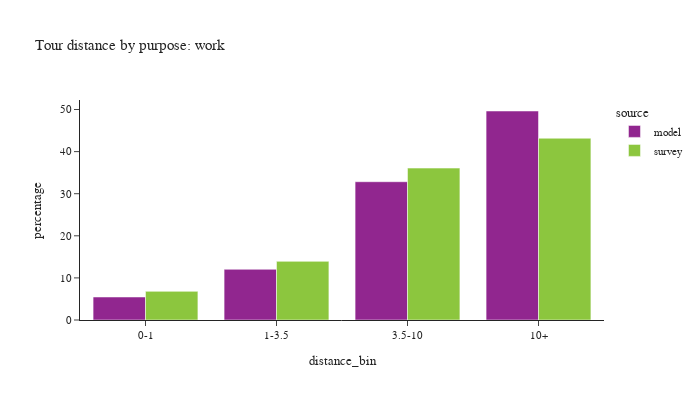

Notebook cell for this chart:
### Code cell
plot_bins(tour, tour['pdpurp'] == 1, 'work')

### Figure 1 — Plotly figure (JSON) as saved in the notebook; plotly's stock layout.template omitted (floating-point values rounded to 4 significant figures)
{"data": [{"alignmentgroup": "True", "customdata": [[76403], [168425], [459425], [694385]], "hovertemplate": "source=model<br>distance_bin=%{x}<br>percentage=%{y}<br>sample count=%{customdata[0]}<extra></extra>", "legendgroup": "model", "marker": {"color": "#91268F", "pattern": {"shape": ""}}, "name": "model", "offsetgroup": "model", "orientation": "v", "showlegend": true, "textposition": "auto", "type": "bar", "x": ["0-1", "1-3.5", "3.5-10", "10+"], "xaxis": "x", "y": [5.463, 12.04, 32.85, 49.65], "yaxis": "y"}, {"alignmentgroup": "True", "customdata": [[294], [551], [836], [787]], "hovertemplate": "source=survey<br>distance_bin=%{x}<br>percentage=%{y}<br>sample count=%{customdata[0]}<extra></extra>", "legendgroup": "survey", "marker": {"color": "#8CC63E", "pattern": {"shape": ""}}, "name": "survey", "offsetgroup": "survey", "orientation": "v", "showlegend": true, "textposition": "auto", "type": "bar", "x": ["0-1", "1-3.5", "3.5-10", "10+"], "xaxis": "x", "y": [6.802, 13.93, 36.09, 43.18], "yaxis": "y"}], "layout": {"barmode": "group", "font": {"size": 11}, "height": 400, "legend": {"title": {"text": "source"}, "tracegroupgap": 0}, "title": {"text": "Tour distance by purpose: work"}, "width": 700, "xaxis": {"anchor": "y", "domain": [0.0, 1.0], "title": {"text": "distance_bin"}}, "yaxis": {"anchor": "x", "domain": [0.0, 1.0], "title": {"text": "percentage"}}}}
